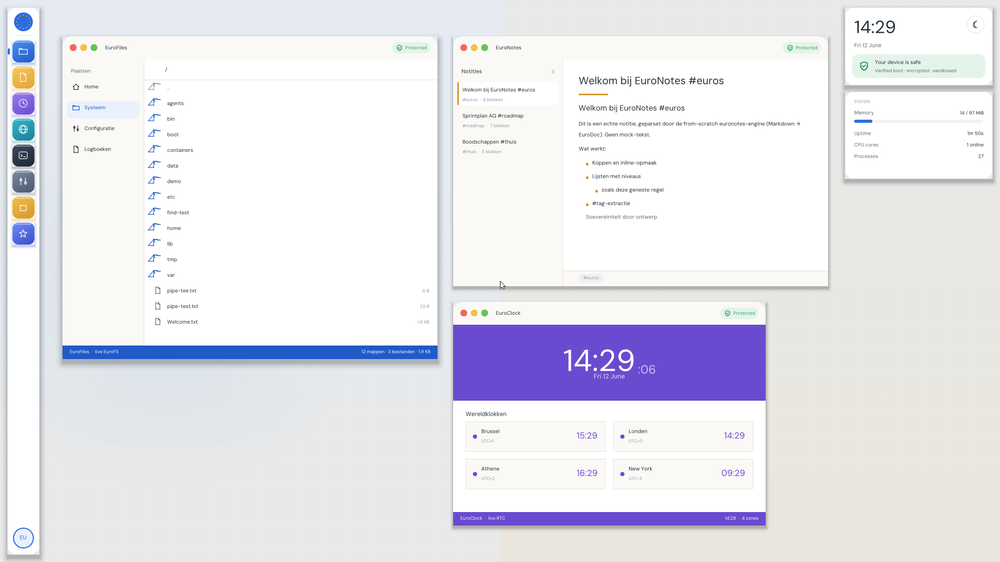
#> input picture ag1-desktop.png, 1000 x 562 px, shrunk from 1920 x 1080 before the run
$ python cmpshot.py ../../../ag1-desktop.png ../../../ag2-browser.png ../../../ag2-browser.png
#> lines starting #> are read from the running program, lines starting #| are printed output that depends on the picture; after the words box and inside, x2 and y2 are one past the last pixel; in counts of white or black regions, pixels touching at a corner belong together
#!/usr/bin/env python3
"""Pixel comparison of two screenshots. usage: cmpshot.py A.png B.png [x0,y0,x1,y1 to ignore]
Prints the size, the number of differing pixels and their bounding box; with an
ignore box, also the number of differing pixels outside it."""
import sys
from PIL import Image, ImageChops

a = Image.open(sys.argv[1]).convert("RGB")
#> a is the input picture: PIL image 1000x562 RGB; mean R, G, B 231.2, 230.3, 237.1
b = Image.open(sys.argv[2]).convert("RGB")
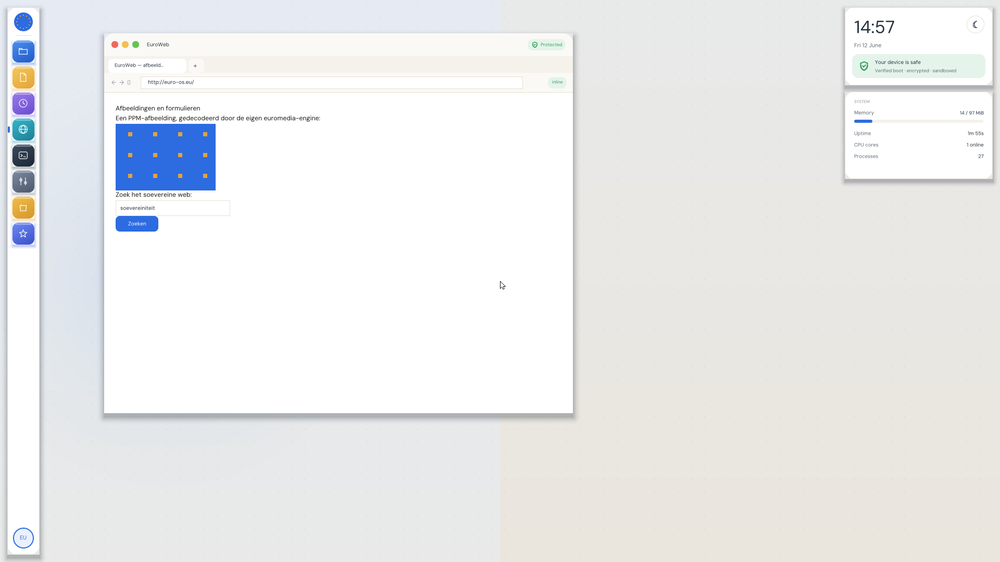
#> input picture ag2-browser.png, 1000 x 562 px, shrunk from 1920 x 1080 before the run
#> b is the input picture: PIL image 1000x562 RGB; mean R, G, B 235.2, 236, 236.2
print(f"{sys.argv[1]}: {a.size[0]}x{a.size[1]}  {sys.argv[2]}: {b.size[0]}x{b.size[1]}")
#| ../../../ag1-desktop.png: 1000x562  ../../../ag2-browser.png: 1000x562
if a.size != b.size:
    print("DIFFERENT SIZE")
    sys.exit(1)
d = ImageChops.difference(a, b).convert("L").point(lambda v: 255 if v else 0)
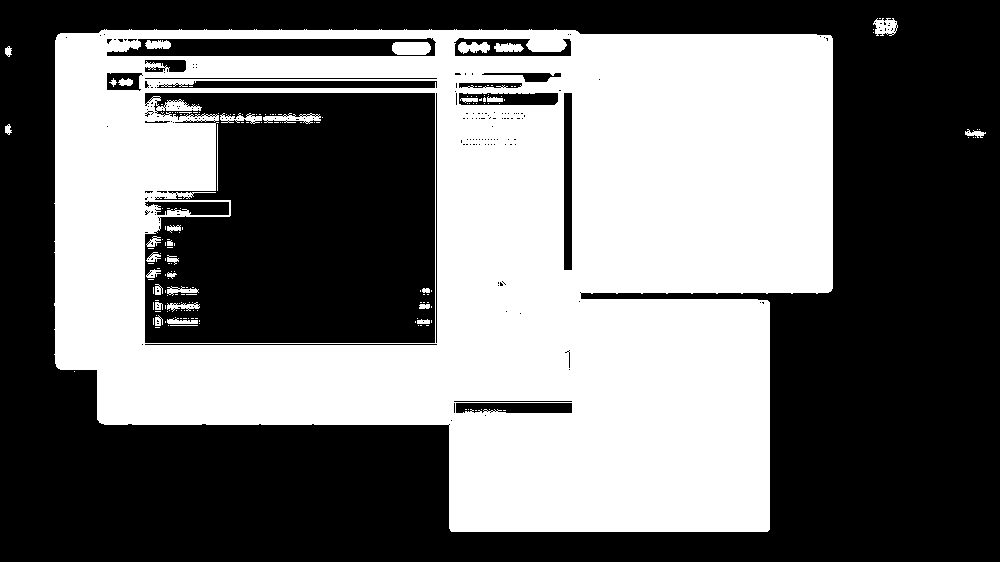
#> d: PIL image 1000x562 L; 44.9% white; 180 white regions (147 under 20 px), largest, box (x1, y1, x2, y2) and area: (54, 29, 833, 532) 248207, (392, 42, 431, 55) 471, (263, 113, 321, 124) 335
n = sum(1 for v in d.getdata() if v)
#> n = 252262
print(f"differing pixels: {n} of {a.size[0] * a.size[1]}; bounding box: {d.getbbox()}")
#| differing pixels: 252262 of 562000; bounding box: (5, 18, 986, 532)
if len(sys.argv) > 3:
#> (the run stopped early here; a loop or call above may not have finished)
